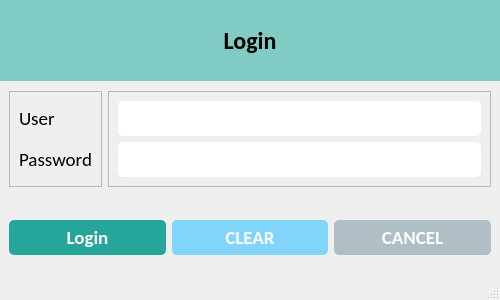
<?xml version="1.0" encoding="UTF-8"?>
<ui version="4.0">
 <class>LoginWindow</class>
 <widget class="QMainWindow" name="LoginWindow">
  <property name="geometry">
   <rect>
    <x>0</x>
    <y>0</y>
    <width>500</width>
    <height>300</height>
   </rect>
  </property>
  <property name="minimumSize">
   <size>
    <width>500</width>
    <height>300</height>
   </size>
  </property>
  <property name="maximumSize">
   <size>
    <width>500</width>
    <height>300</height>
   </size>
  </property>
  <property name="windowTitle">
   <string>MainWindow</string>
  </property>
  <widget class="QWidget" name="centralwidget">
   <property name="styleSheet">
    <string notr="true">

#label {
	background-color: #80cbc4;
}

#label_5 {
	color: #fff;
}

#btn_save {
	background-color: #26a69a;
	border-radius: 5px;
	padding: 5px 0px;
	color: white;
}

#btn_clear {
	background-color: #81d4fa;
	border-radius: 5px;
	padding: 5px 0px;
	color: white;
}

#btn_cancel {
	background-color: #b0bec5;
	border-radius: 5px;
	padding: 5px 0px;
	color: white;
}

#btn_create_business {
	background-color: #4dd0e1;
	border-radius: 5px;
	padding: 5px 0px;
	color: white;
}

#btn_create_business {
	background-color: #4dd0e1;
	border-radius: 5px;
	padding: 5px 0px;
	color: white;
}

QLineEdit {
	border-radius: 5px;
	padding: 5px 5px;
}

QDateEdit {
	border-radius: 5px;
	padding: 5px 5px;
}

QComboBox {
	border-radius: 5px;
	padding: 5px 5px;
}

QTextEdit {
	border-radius: 10px;
	padding: 0px 0px;
}</string>
   </property>
   <layout class="QVBoxLayout" name="verticalLayout_3">
    <property name="spacing">
     <number>1</number>
    </property>
    <property name="leftMargin">
     <number>0</number>
    </property>
    <property name="topMargin">
     <number>0</number>
    </property>
    <property name="rightMargin">
     <number>0</number>
    </property>
    <property name="bottomMargin">
     <number>0</number>
    </property>
    <item>
     <widget class="QLabel" name="label">
      <property name="font">
       <font>
        <family>Calibri</family>
        <pointsize>18</pointsize>
        <weight>75</weight>
        <bold>true</bold>
       </font>
      </property>
      <property name="text">
       <string>Login</string>
      </property>
      <property name="alignment">
       <set>Qt::AlignCenter</set>
      </property>
      <property name="margin">
       <number>10</number>
      </property>
     </widget>
    </item>
    <item>
     <widget class="QWidget" name="widget" native="true">
      <layout class="QHBoxLayout" name="horizontalLayout">
       <item>
        <widget class="QFrame" name="frame">
         <property name="frameShape">
          <enum>QFrame::StyledPanel</enum>
         </property>
         <property name="frameShadow">
          <enum>QFrame::Raised</enum>
         </property>
         <layout class="QVBoxLayout" name="verticalLayout_2">
          <item>
           <widget class="QLabel" name="lbl_username">
            <property name="font">
             <font>
              <family>Calibri</family>
              <pointsize>14</pointsize>
             </font>
            </property>
            <property name="text">
             <string>User</string>
            </property>
           </widget>
          </item>
          <item>
           <widget class="QLabel" name="lbl_password">
            <property name="font">
             <font>
              <family>Calibri</family>
              <pointsize>14</pointsize>
             </font>
            </property>
            <property name="text">
             <string>Password</string>
            </property>
           </widget>
          </item>
         </layout>
        </widget>
       </item>
       <item>
        <widget class="QFrame" name="frame_2">
         <property name="frameShape">
          <enum>QFrame::StyledPanel</enum>
         </property>
         <property name="frameShadow">
          <enum>QFrame::Raised</enum>
         </property>
         <layout class="QVBoxLayout" name="verticalLayout">
          <item>
           <widget class="QLineEdit" name="txt_username">
            <property name="minimumSize">
             <size>
              <width>0</width>
              <height>35</height>
             </size>
            </property>
            <property name="maximumSize">
             <size>
              <width>16777215</width>
              <height>35</height>
             </size>
            </property>
            <property name="font">
             <font>
              <family>Calibri</family>
              <pointsize>14</pointsize>
             </font>
            </property>
           </widget>
          </item>
          <item>
           <widget class="QLineEdit" name="txt_password">
            <property name="minimumSize">
             <size>
              <width>0</width>
              <height>35</height>
             </size>
            </property>
            <property name="maximumSize">
             <size>
              <width>16777215</width>
              <height>35</height>
             </size>
            </property>
            <property name="font">
             <font>
              <family>Calibri</family>
              <pointsize>14</pointsize>
             </font>
            </property>
           </widget>
          </item>
         </layout>
        </widget>
       </item>
      </layout>
     </widget>
    </item>
    <item>
     <widget class="QWidget" name="bottom_widget" native="true">
      <layout class="QHBoxLayout" name="horizontalLayout_2">
       <item>
        <widget class="QPushButton" name="btn_save">
         <property name="font">
          <font>
           <family>Calibri</family>
           <pointsize>14</pointsize>
           <weight>75</weight>
           <bold>true</bold>
          </font>
         </property>
         <property name="cursor">
          <cursorShape>OpenHandCursor</cursorShape>
         </property>
         <property name="text">
          <string>Login</string>
         </property>
         <property name="icon">
          <iconset resource="resources.qrc">
           <normaloff>:/icons/assets/icons/user.png</normaloff>:/icons/assets/icons/user.png</iconset>
         </property>
         <property name="iconSize">
          <size>
           <width>32</width>
           <height>32</height>
          </size>
         </property>
        </widget>
       </item>
       <item>
        <widget class="QPushButton" name="btn_clear">
         <property name="font">
          <font>
           <family>Calibri</family>
           <pointsize>14</pointsize>
           <weight>75</weight>
           <bold>true</bold>
          </font>
         </property>
         <property name="cursor">
          <cursorShape>OpenHandCursor</cursorShape>
         </property>
         <property name="text">
          <string>CLEAR</string>
         </property>
         <property name="icon">
          <iconset resource="resources.qrc">
           <normaloff>:/icons/assets/icons/clear.png</normaloff>:/icons/assets/icons/clear.png</iconset>
         </property>
         <property name="iconSize">
          <size>
           <width>32</width>
           <height>32</height>
          </size>
         </property>
        </widget>
       </item>
       <item>
        <widget class="QPushButton" name="btn_cancel">
         <property name="font">
          <font>
           <family>Calibri</family>
           <pointsize>14</pointsize>
           <weight>75</weight>
           <bold>true</bold>
          </font>
         </property>
         <property name="cursor">
          <cursorShape>OpenHandCursor</cursorShape>
         </property>
         <property name="text">
          <string>CANCEL</string>
         </property>
         <property name="icon">
          <iconset resource="resources.qrc">
           <normaloff>:/icons/assets/icons/close.png</normaloff>:/icons/assets/icons/close.png</iconset>
         </property>
         <property name="iconSize">
          <size>
           <width>32</width>
           <height>32</height>
          </size>
         </property>
        </widget>
       </item>
      </layout>
     </widget>
    </item>
   </layout>
  </widget>
  <widget class="QStatusBar" name="statusbar"/>
 </widget>
 <resources>
  <include location="resources.qrc"/>
 </resources>
 <connections/>
</ui>
